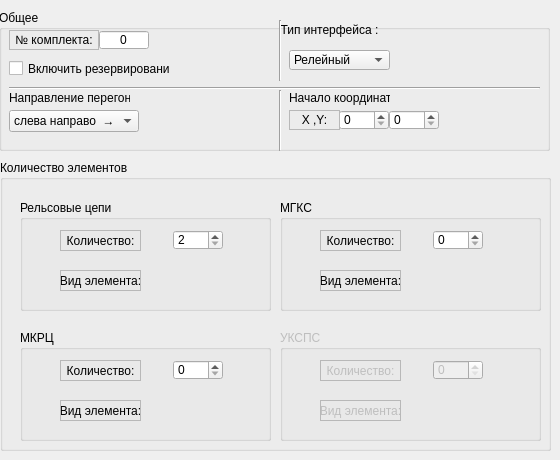
      <widget class="QWidget" name="tab">
       <attribute name="title">
        <string>Общии настройки</string>
       </attribute>
       <widget class="QGroupBox" name="groupBox_16">
        <property name="geometry">
         <rect>
          <x>-1</x>
          <y>10</y>
          <width>551</width>
          <height>141</height>
         </rect>
        </property>
        <property name="title">
         <string>Общее</string>
        </property>
        <widget class="QComboBox" name="comboBoxDirect">
         <property name="geometry">
          <rect>
           <x>10</x>
           <y>100</y>
           <width>130</width>
           <height>22</height>
          </rect>
         </property>
         <item>
          <property name="text">
           <string>слева направо  →</string>
          </property>
         </item>
         <item>
          <property name="text">
           <string>справа налево  ←</string>
          </property>
         </item>
        </widget>
        <widget class="QLabel" name="label_16">
         <property name="geometry">
          <rect>
           <x>10</x>
           <y>80</y>
           <width>121</width>
           <height>16</height>
          </rect>
         </property>
         <property name="text">
          <string>Направление перегона</string>
         </property>
        </widget>
        <widget class="QLabel" name="label_14">
         <property name="geometry">
          <rect>
           <x>10</x>
           <y>20</y>
           <width>90</width>
           <height>20</height>
          </rect>
         </property>
         <property name="frameShape">
          <enum>QFrame::StyledPanel</enum>
         </property>
         <property name="frameShadow">
          <enum>QFrame::Plain</enum>
         </property>
         <property name="text">
          <string>№ комплекта:</string>
         </property>
         <property name="alignment">
          <set>Qt::AlignCenter</set>
         </property>
        </widget>
        <widget class="QCheckBox" name="checkBoxReserv">
         <property name="geometry">
          <rect>
           <x>10</x>
           <y>50</y>
           <width>161</width>
           <height>17</height>
          </rect>
         </property>
         <property name="text">
          <string>Включить резервирование</string>
         </property>
        </widget>
        <widget class="QComboBox" name="comboInterfaceRc">
         <property name="geometry">
          <rect>
           <x>290</x>
           <y>40</y>
           <width>101</width>
           <height>20</height>
          </rect>
         </property>
         <item>
          <property name="text">
           <string>Релейный</string>
          </property>
         </item>
         <item>
          <property name="text">
           <string>Цифровой</string>
          </property>
         </item>
        </widget>
        <widget class="QLabel" name="label_53">
         <property name="geometry">
          <rect>
           <x>280</x>
           <y>10</y>
           <width>101</width>
           <height>20</height>
          </rect>
         </property>
         <property name="frameShape">
          <enum>QFrame::NoFrame</enum>
         </property>
         <property name="frameShadow">
          <enum>QFrame::Plain</enum>
         </property>
         <property name="text">
          <string>Тип интерфейса :</string>
         </property>
         <property name="alignment">
          <set>Qt::AlignCenter</set>
         </property>
        </widget>
        <widget class="Line" name="line_2">
         <property name="geometry">
          <rect>
           <x>10</x>
           <y>70</y>
           <width>531</width>
           <height>16</height>
          </rect>
         </property>
         <property name="orientation">
          <enum>Qt::Horizontal</enum>
         </property>
        </widget>
        <widget class="QSpinBox" name="spinBoxOrdinate">
         <property name="geometry">
          <rect>
           <x>390</x>
           <y>100</y>
           <width>50</width>
           <height>20</height>
          </rect>
         </property>
         <property name="maximum">
          <number>2000</number>
         </property>
         <property name="singleStep">
          <number>10</number>
         </property>
        </widget>
        <widget class="QSpinBox" name="spinBoxAbscissa">
         <property name="geometry">
          <rect>
           <x>340</x>
           <y>100</y>
           <width>50</width>
           <height>20</height>
          </rect>
         </property>
         <property name="maximum">
          <number>2000</number>
         </property>
         <property name="singleStep">
          <number>10</number>
         </property>
        </widget>
        <widget class="QLabel" name="label_6">
         <property name="geometry">
          <rect>
           <x>290</x>
           <y>100</y>
           <width>51</width>
           <height>20</height>
          </rect>
         </property>
         <property name="frameShape">
          <enum>QFrame::StyledPanel</enum>
         </property>
         <property name="frameShadow">
          <enum>QFrame::Plain</enum>
         </property>
         <property name="text">
          <string>X ,Y:</string>
         </property>
         <property name="alignment">
          <set>Qt::AlignCenter</set>
         </property>
        </widget>
        <widget class="QLabel" name="label_92">
         <property name="geometry">
          <rect>
           <x>290</x>
           <y>80</y>
           <width>101</width>
           <height>16</height>
          </rect>
         </property>
         <property name="autoFillBackground">
          <bool>false</bool>
         </property>
         <property name="frameShape">
          <enum>QFrame::NoFrame</enum>
         </property>
         <property name="text">
          <string>Начало координат</string>
         </property>
        </widget>
        <widget class="Line" name="line_7">
         <property name="geometry">
          <rect>
           <x>280</x>
           <y>80</y>
           <width>3</width>
           <height>61</height>
          </rect>
         </property>
         <property name="orientation">
          <enum>Qt::Vertical</enum>
         </property>
        </widget>
        <widget class="Line" name="line_8">
         <property name="geometry">
          <rect>
           <x>280</x>
           <y>10</y>
           <width>3</width>
           <height>61</height>
          </rect>
         </property>
         <property name="orientation">
          <enum>Qt::Vertical</enum>
         </property>
        </widget>
        <widget class="QSpinBox" name="setNumSpin">
         <property name="geometry">
          <rect>
           <x>100</x>
           <y>20</y>
           <width>50</width>
           <height>20</height>
          </rect>
         </property>
         <property name="alignment">
          <set>Qt::AlignCenter</set>
         </property>
         <property name="buttonSymbols">
          <enum>QAbstractSpinBox::NoButtons</enum>
         </property>
         <property name="minimum">
          <number>0</number>
         </property>
         <property name="maximum">
          <number>999</number>
         </property>
         <property name="value">
          <number>0</number>
         </property>
         <property name="displayIntegerBase">
          <number>10</number>
         </property>
        </widget>
       </widget>
       <widget class="QGroupBox" name="groupBox">
        <property name="geometry">
         <rect>
          <x>0</x>
          <y>160</y>
          <width>551</width>
          <height>291</height>
         </rect>
        </property>
        <property name="title">
         <string>Количество элементов</string>
        </property>
        <widget class="QGroupBox" name="groupBox_7">
         <property name="geometry">
          <rect>
           <x>20</x>
           <y>40</y>
           <width>251</width>
           <height>111</height>
          </rect>
         </property>
         <property name="styleSheet">
          <string notr="true">font: 75 8pt &quot;MS Shell Dlg 2&quot;;</string>
         </property>
         <property name="title">
          <string>Рельсовые цепи</string>
         </property>
         <property name="flat">
          <bool>false</bool>
         </property>
         <property name="checkable">
          <bool>false</bool>
         </property>
         <widget class="QLabel" name="label">
          <property name="geometry">
           <rect>
            <x>40</x>
            <y>30</y>
            <width>81</width>
            <height>21</height>
           </rect>
          </property>
          <property name="frameShape">
           <enum>QFrame::StyledPanel</enum>
          </property>
          <property name="frameShadow">
           <enum>QFrame::Plain</enum>
          </property>
          <property name="text">
           <string>Количество:</string>
          </property>
          <property name="alignment">
           <set>Qt::AlignCenter</set>
          </property>
         </widget>
         <widget class="QLabel" name="label_10">
          <property name="geometry">
           <rect>
            <x>40</x>
            <y>70</y>
            <width>81</width>
            <height>21</height>
           </rect>
          </property>
          <property name="frameShape">
           <enum>QFrame::StyledPanel</enum>
          </property>
          <property name="frameShadow">
           <enum>QFrame::Plain</enum>
          </property>
          <property name="text">
           <string>Вид элемента:</string>
          </property>
          <property name="alignment">
           <set>Qt::AlignCenter</set>
          </property>
         </widget>
         <widget class="QSpinBox" name="numRcSpin">
          <property name="geometry">
           <rect>
            <x>153</x>
            <y>30</y>
            <width>50</width>
            <height>20</height>
           </rect>
          </property>
          <property name="minimum">
           <number>2</number>
          </property>
          <property name="displayIntegerBase">
           <number>10</number>
          </property>
         </widget>
         <widget class="QLabel" name="label_3">
          <property name="geometry">
           <rect>
            <x>145</x>
            <y>60</y>
            <width>71</width>
            <height>31</height>
           </rect>
          </property>
          <property name="styleSheet">
           <string notr="true">background-image: url(:/prefix/images/rc.png)</string>
          </property>
          <property name="text">
           <string/>
          </property>
         </widget>
        </widget>
        <widget class="QGroupBox" name="groupBox_8">
         <property name="geometry">
          <rect>
           <x>280</x>
           <y>40</y>
           <width>261</width>
           <height>111</height>
          </rect>
         </property>
         <property name="styleSheet">
          <string notr="true">background image: url(:/prefix/rc.png)</string>
         </property>
         <property name="title">
          <string>МГКС</string>
         </property>
         <widget class="QLabel" name="label_11">
          <property name="geometry">
           <rect>
            <x>160</x>
            <y>60</y>
            <width>31</width>
            <height>35</height>
           </rect>
          </property>
          <property name="styleSheet">
           <string notr="true">background-image: url(:/prefix/images/mgks.png)</string>
          </property>
          <property name="text">
           <string/>
          </property>
         </widget>
         <widget class="QLabel" name="label_13">
          <property name="geometry">
           <rect>
            <x>40</x>
            <y>70</y>
            <width>81</width>
            <height>21</height>
           </rect>
          </property>
          <property name="frameShape">
           <enum>QFrame::StyledPanel</enum>
          </property>
          <property name="frameShadow">
           <enum>QFrame::Plain</enum>
          </property>
          <property name="text">
           <string>Вид элемента:</string>
          </property>
          <property name="alignment">
           <set>Qt::AlignCenter</set>
          </property>
         </widget>
         <widget class="QLabel" name="label_26">
          <property name="geometry">
           <rect>
            <x>40</x>
            <y>30</y>
            <width>81</width>
            <height>21</height>
           </rect>
          </property>
          <property name="frameShape">
           <enum>QFrame::StyledPanel</enum>
          </property>
          <property name="frameShadow">
           <enum>QFrame::Plain</enum>
          </property>
          <property name="text">
           <string>Количество:</string>
          </property>
          <property name="alignment">
           <set>Qt::AlignCenter</set>
          </property>
         </widget>
         <widget class="QSpinBox" name="numGenSpin">
          <property name="geometry">
           <rect>
            <x>153</x>
            <y>30</y>
            <width>50</width>
            <height>20</height>
           </rect>
          </property>
          <property name="minimum">
           <number>0</number>
          </property>
          <property name="value">
           <number>0</number>
          </property>
          <property name="displayIntegerBase">
           <number>10</number>
          </property>
         </widget>
        </widget>
        <widget class="QGroupBox" name="groupBox_10">
         <property name="geometry">
          <rect>
           <x>20</x>
           <y>170</y>
           <width>251</width>
           <height>111</height>
          </rect>
         </property>
         <property name="title">
          <string>МКРЦ</string>
         </property>
         <widget class="QLabel" name="label_12">
          <property name="geometry">
           <rect>
            <x>160</x>
            <y>55</y>
            <width>31</width>
            <height>41</height>
           </rect>
          </property>
          <property name="styleSheet">
           <string notr="true">background-image: url(:/prefix/images/mkrc.png)</string>
          </property>
          <property name="text">
           <string/>
          </property>
         </widget>
         <widget class="QLabel" name="label_25">
          <property name="geometry">
           <rect>
            <x>40</x>
            <y>70</y>
            <width>81</width>
            <height>21</height>
           </rect>
          </property>
          <property name="frameShape">
           <enum>QFrame::StyledPanel</enum>
          </property>
          <property name="frameShadow">
           <enum>QFrame::Plain</enum>
          </property>
          <property name="text">
           <string>Вид элемента:</string>
          </property>
          <property name="alignment">
           <set>Qt::AlignCenter</set>
          </property>
         </widget>
         <widget class="QLabel" name="label_27">
          <property name="geometry">
           <rect>
            <x>40</x>
            <y>30</y>
            <width>81</width>
            <height>21</height>
           </rect>
          </property>
          <property name="frameShape">
           <enum>QFrame::StyledPanel</enum>
          </property>
          <property name="frameShadow">
           <enum>QFrame::Plain</enum>
          </property>
          <property name="text">
           <string>Количество:</string>
          </property>
          <property name="alignment">
           <set>Qt::AlignCenter</set>
          </property>
         </widget>
         <widget class="QSpinBox" name="numContrSpin">
          <property name="geometry">
           <rect>
            <x>153</x>
            <y>30</y>
            <width>50</width>
            <height>20</height>
           </rect>
          </property>
          <property name="minimum">
           <number>0</number>
          </property>
          <property name="value">
           <number>0</number>
          </property>
          <property name="displayIntegerBase">
           <number>10</number>
          </property>
         </widget>
        </widget>
        <widget class="QGroupBox" name="groupBox_11">
         <property name="enabled">
          <bool>false</bool>
         </property>
         <property name="geometry">
          <rect>
           <x>280</x>
           <y>170</y>
           <width>261</width>
           <height>111</height>
          </rect>
         </property>
         <property name="title">
          <string>УКСПС</string>
         </property>
         <widget class="QLabel" name="label_30">
          <property name="geometry">
           <rect>
            <x>160</x>
            <y>60</y>
            <width>41</width>
            <height>31</height>
           </rect>
          </property>
          <property name="styleSheet">
           <string notr="true">background-image: url(:/prefix/images/uksps.png)</string>
          </property>
          <property name="text">
           <string/>
          </property>
         </widget>
         <widget class="QLabel" name="label_28">
          <property name="geometry">
           <rect>
            <x>40</x>
            <y>70</y>
            <width>81</width>
            <height>21</height>
           </rect>
          </property>
          <property name="frameShape">
           <enum>QFrame::StyledPanel</enum>
          </property>
          <property name="frameShadow">
           <enum>QFrame::Plain</enum>
          </property>
          <property name="text">
           <string>Вид элемента:</string>
          </property>
          <property name="alignment">
           <set>Qt::AlignCenter</set>
          </property>
         </widget>
         <widget class="QLabel" name="label_29">
          <property name="geometry">
           <rect>
            <x>40</x>
            <y>30</y>
            <width>81</width>
            <height>21</height>
           </rect>
          </property>
          <property name="frameShape">
           <enum>QFrame::StyledPanel</enum>
          </property>
          <property name="frameShadow">
           <enum>QFrame::Plain</enum>
          </property>
          <property name="text">
           <string>Количество:</string>
          </property>
          <property name="alignment">
           <set>Qt::AlignCenter</set>
          </property>
         </widget>
         <widget class="QSpinBox" name="numUkspsSpin">
          <property name="geometry">
           <rect>
            <x>153</x>
            <y>30</y>
            <width>50</width>
            <height>20</height>
           </rect>
          </property>
          <property name="minimum">
           <number>0</number>
          </property>
          <property name="value">
           <number>0</number>
          </property>
          <property name="displayIntegerBase">
           <number>10</number>
          </property>
         </widget>
        </widget>
       </widget>
      </widget>
